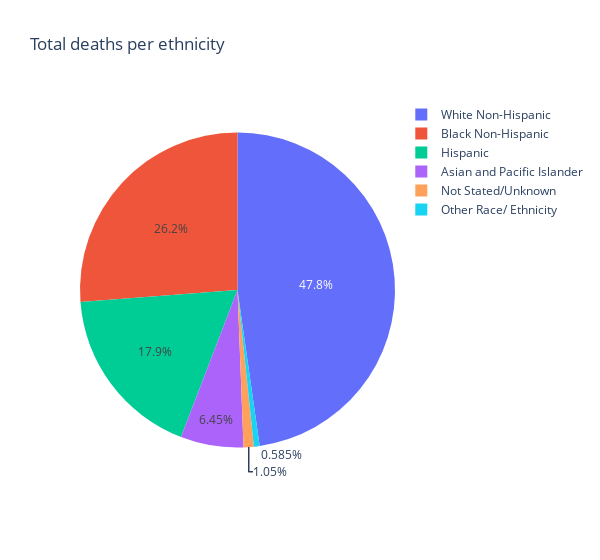

The cell this chart's notebook holds for it:
### Code cell
dfNumDeathsPerEthnicity = nycDF.groupBy('Race Ethnicity').agg({"Deaths":'Sum'}).sort("sum(Deaths)", ascending = False).toPandas()
px.pie(data_frame=dfNumDeathsPerEthnicity, names='Race Ethnicity', values = 'sum(Deaths)', width=600, title="Total deaths per ethnicity")

### Figure 1 — Plotly figure (JSON) as saved in the notebook; plotly's stock layout.template omitted (floating-point values rounded to 4 significant figures)
{"data": [{"domain": {"x": [0, 1], "y": [0, 1]}, "hovertemplate": "Race Ethnicity=%{label}<br>sum(Deaths)=%{value}<extra></extra>", "labels": ["White Non-Hispanic", "Black Non-Hispanic", "Hispanic", "Asian and Pacific Islander", "Not Stated/Unknown", "Other Race/ Ethnicity"], "legendgroup": "", "name": "", "showlegend": true, "type": "pie", "values": [229122, 125829, 86062, 30953, 5061, 2806]}], "layout": {"legend": {"tracegroupgap": 0}, "title": {"text": "Total deaths per ethnicity"}, "width": 600}}
